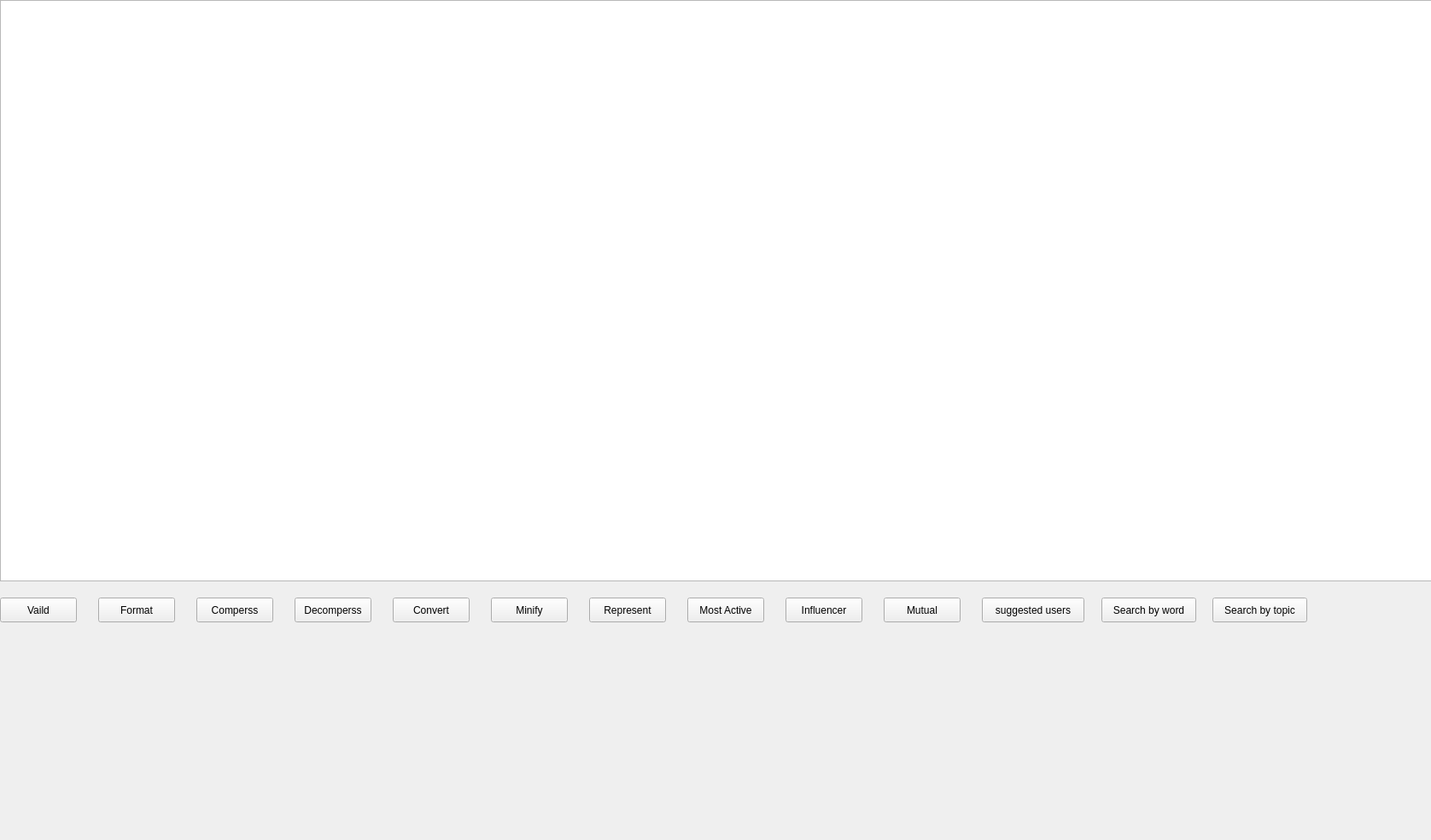
<?xml version="1.0" encoding="UTF-8"?>
<ui version="4.0">
 <class>FileViewer</class>
 <widget class="QWidget" name="FileViewer">
  <property name="geometry">
   <rect>
    <x>0</x>
    <y>0</y>
    <width>1676</width>
    <height>984</height>
   </rect>
  </property>
  <property name="windowTitle">
   <string>Form</string>
  </property>
  <widget class="QTextEdit" name="textEdit">
   <property name="geometry">
    <rect>
     <x>0</x>
     <y>0</y>
     <width>1681</width>
     <height>681</height>
    </rect>
   </property>
   <property name="readOnly">
    <bool>true</bool>
   </property>
  </widget>
  <widget class="QPushButton" name="vaild">
   <property name="geometry">
    <rect>
     <x>0</x>
     <y>700</y>
     <width>90</width>
     <height>29</height>
    </rect>
   </property>
   <property name="text">
    <string>Vaild</string>
   </property>
  </widget>
  <widget class="QPushButton" name="format">
   <property name="geometry">
    <rect>
     <x>115</x>
     <y>700</y>
     <width>90</width>
     <height>29</height>
    </rect>
   </property>
   <property name="text">
    <string>Format</string>
   </property>
  </widget>
  <widget class="QPushButton" name="compress">
   <property name="geometry">
    <rect>
     <x>230</x>
     <y>700</y>
     <width>90</width>
     <height>29</height>
    </rect>
   </property>
   <property name="text">
    <string>Comperss</string>
   </property>
  </widget>
  <widget class="QPushButton" name="decompress">
   <property name="geometry">
    <rect>
     <x>345</x>
     <y>700</y>
     <width>90</width>
     <height>29</height>
    </rect>
   </property>
   <property name="text">
    <string>Decomperss</string>
   </property>
  </widget>
  <widget class="QPushButton" name="convert">
   <property name="geometry">
    <rect>
     <x>460</x>
     <y>700</y>
     <width>90</width>
     <height>29</height>
    </rect>
   </property>
   <property name="text">
    <string>Convert</string>
   </property>
  </widget>
  <widget class="QPushButton" name="minify">
   <property name="geometry">
    <rect>
     <x>575</x>
     <y>700</y>
     <width>90</width>
     <height>29</height>
    </rect>
   </property>
   <property name="text">
    <string>Minify</string>
   </property>
  </widget>
  <widget class="QPushButton" name="represent">
   <property name="geometry">
    <rect>
     <x>690</x>
     <y>700</y>
     <width>90</width>
     <height>29</height>
    </rect>
   </property>
   <property name="text">
    <string>Represent</string>
   </property>
  </widget>
  <widget class="QPushButton" name="influencer">
   <property name="geometry">
    <rect>
     <x>920</x>
     <y>700</y>
     <width>90</width>
     <height>29</height>
    </rect>
   </property>
   <property name="text">
    <string>Influencer</string>
   </property>
  </widget>
  <widget class="QPushButton" name="mutual">
   <property name="geometry">
    <rect>
     <x>1035</x>
     <y>700</y>
     <width>90</width>
     <height>29</height>
    </rect>
   </property>
   <property name="text">
    <string>Mutual</string>
   </property>
  </widget>
  <widget class="QPushButton" name="mostactive">
   <property name="geometry">
    <rect>
     <x>805</x>
     <y>700</y>
     <width>90</width>
     <height>29</height>
    </rect>
   </property>
   <property name="text">
    <string>Most Active</string>
   </property>
  </widget>
  <widget class="QPushButton" name="word">
   <property name="geometry">
    <rect>
     <x>1290</x>
     <y>700</y>
     <width>111</width>
     <height>29</height>
    </rect>
   </property>
   <property name="text">
    <string>Search by word</string>
   </property>
  </widget>
  <widget class="QPushButton" name="topic">
   <property name="geometry">
    <rect>
     <x>1420</x>
     <y>700</y>
     <width>111</width>
     <height>29</height>
    </rect>
   </property>
   <property name="text">
    <string>Search by topic</string>
   </property>
  </widget>
  <widget class="QPushButton" name="suggested">
   <property name="geometry">
    <rect>
     <x>1150</x>
     <y>700</y>
     <width>120</width>
     <height>29</height>
    </rect>
   </property>
   <property name="text">
    <string>suggested users</string>
   </property>
  </widget>
 </widget>
 <resources/>
 <connections/>
</ui>
